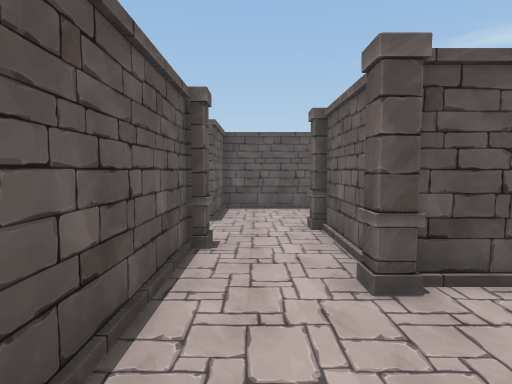
View 1 (above)

24 first-person views from a walk through a Unity game level. The camera is 1.5 m above the floor, tilts 4° down and sees 80° across. Doors are open. The floor is counted in squares, 1 m on a side. Each view is taken from the middle of a square. On the plan, view 1 faces up. The plan holds only what a view shows up to about 15 squares ahead; the rest is blank. The place goes on beyond the plan.

View 2
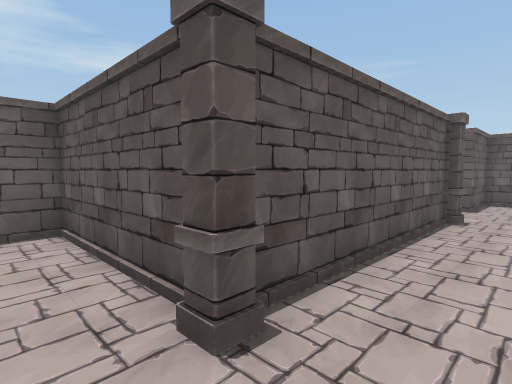

View 3
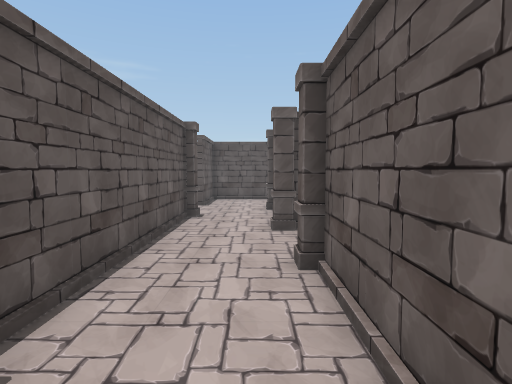

View 4
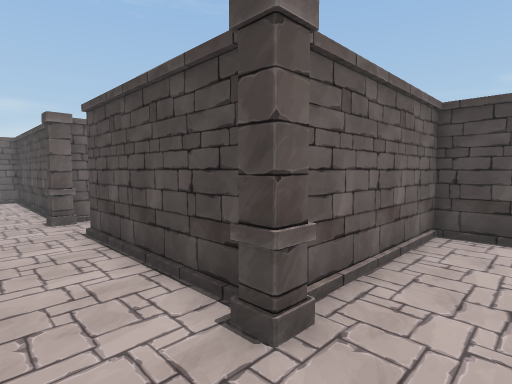

View 5
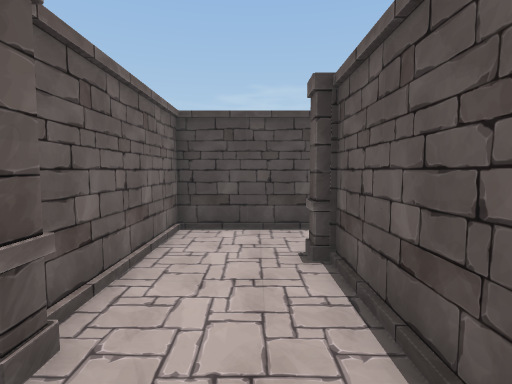

View 6
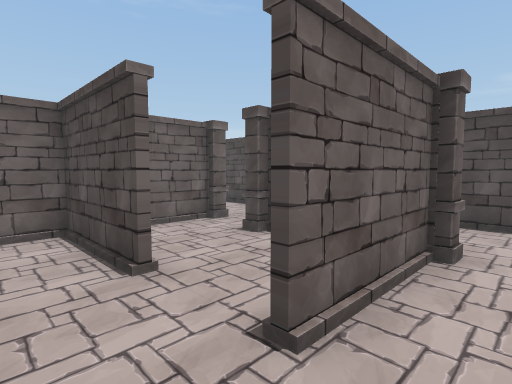

View 7
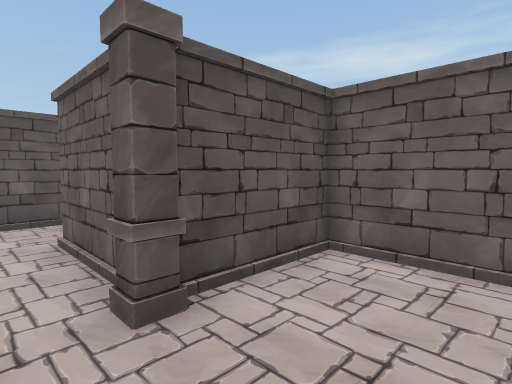

View 8
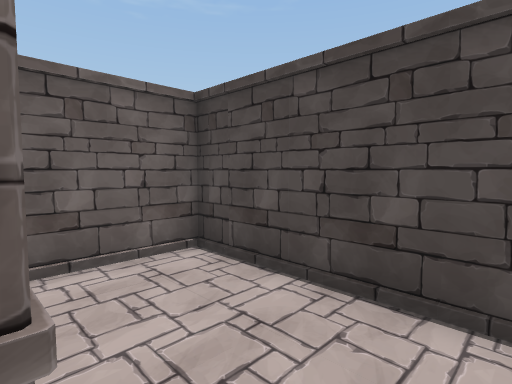

View 9
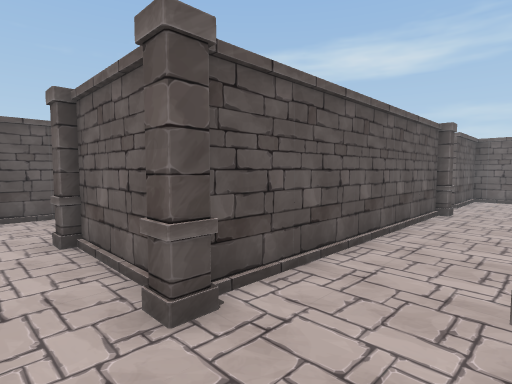

View 10
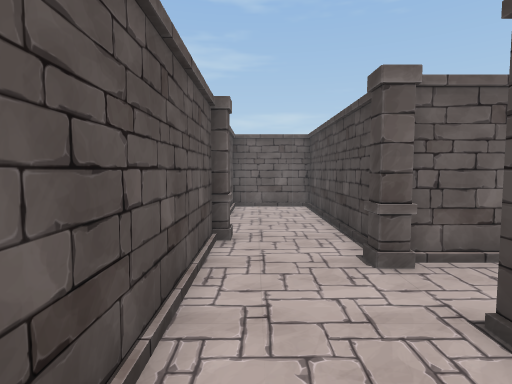

View 11
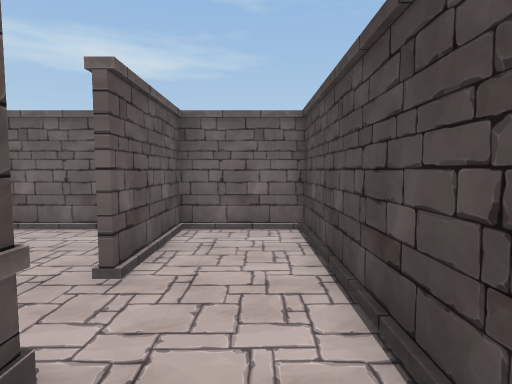

View 12
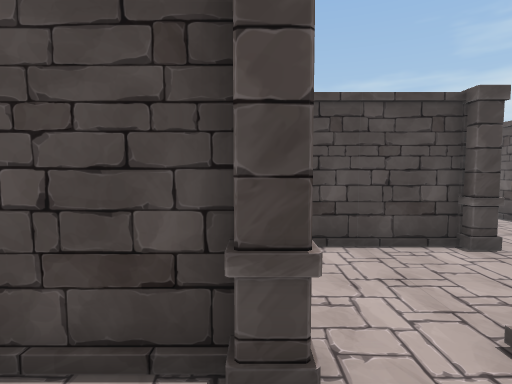

View 13
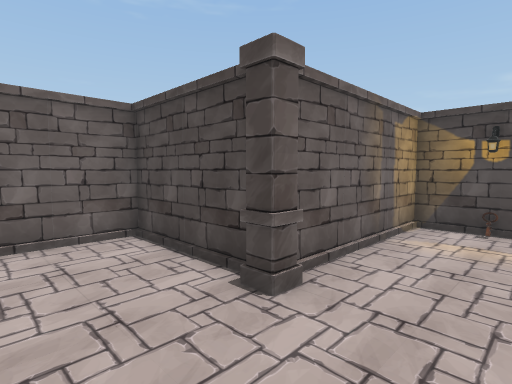

View 14
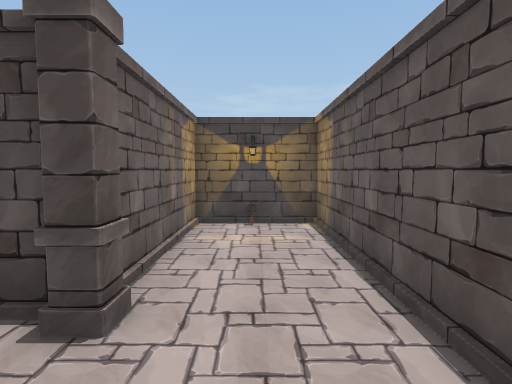

View 15
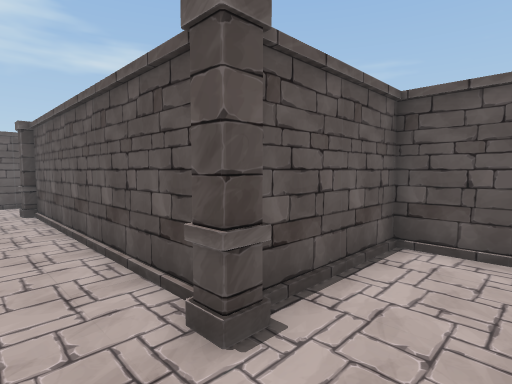

View 16
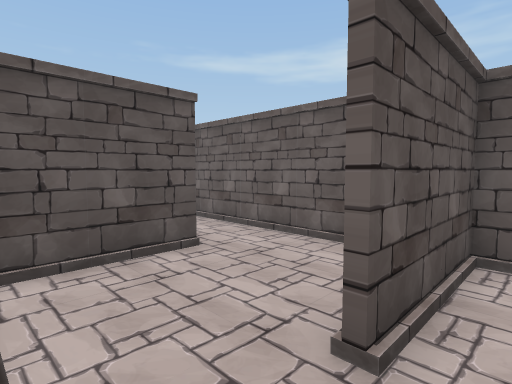

View 17
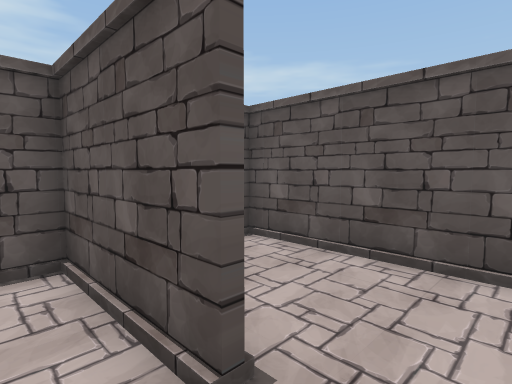

View 18
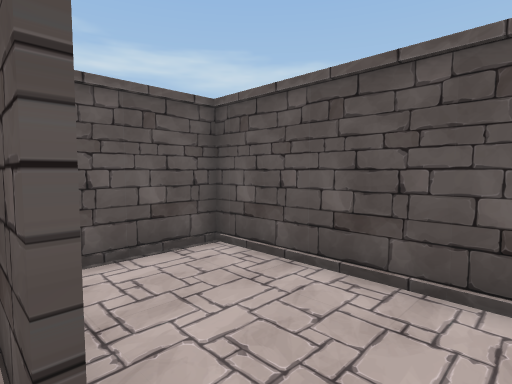

View 19
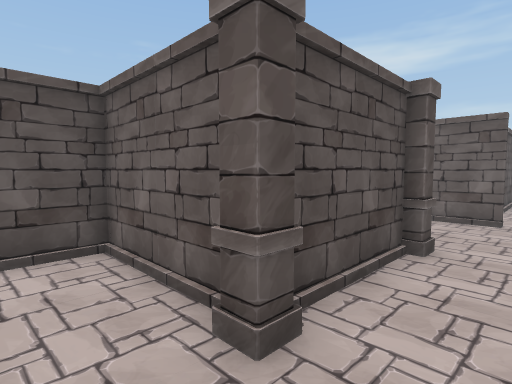

View 20
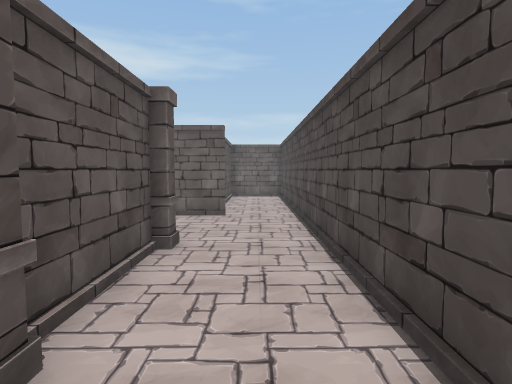

View 21
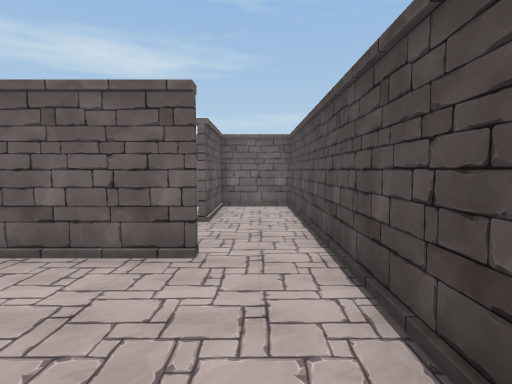

View 22
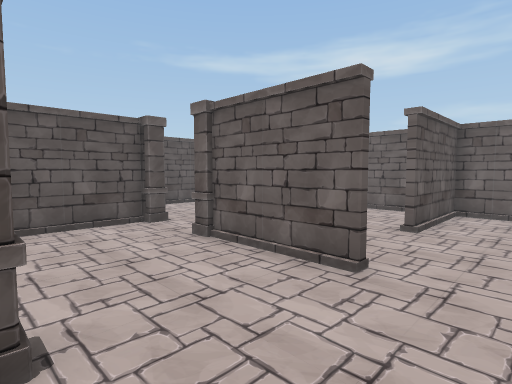

View 23
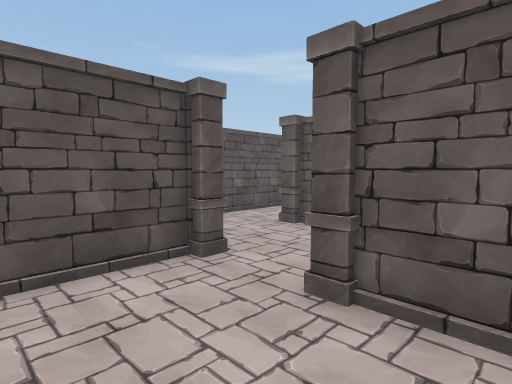

View 24
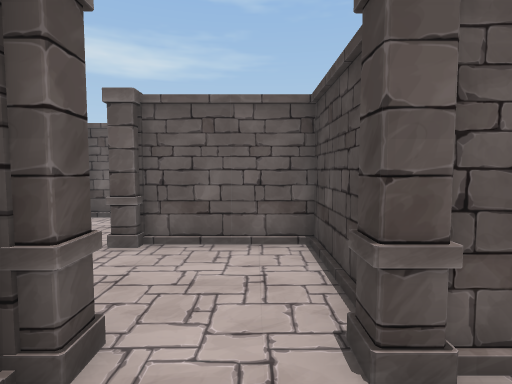

### Floor plan
Ten units are one square. View 1 is at (0, 0); x grows to the right and y downward. Boxes are objects, and circles mark ways between rooms. Rooms are numbered by the first view taken in them; rooms with no view inside come last. Other rooms are left out.
<svg viewBox="-70 -126 253 256">
<path fill="none" stroke="#000" d="M-19 22 -46 22M-19 49 20 49 20 -5M-13 -45 -13 16M-45 88 -45 49M-58 125 -9 125 -9 90 -41 90M-46 22 -65 22M104 -7 178 -7 178 -40 141 -40M100 25 100 -6M114 -40 24 -40M64 31 95 31M25 -7 79 -7M22 20 22 85M155 -82 117 -82 117 -44M57 85 57 36M178 -60 178 -75M25 88 55 88M168 -121 117 -121 117 -94M178 -75 178 -118M55 90 25 90M102 100 102 64M20 85 20 51 4 51M86 33 69 33M16 125 178 125 178 95 138 95"/>
<rect x="-15" y="15" width="10" height="10" fill="#bbb"><title>pillar</title></rect>
<rect x="15" y="-15" width="10" height="10" fill="#bbb"><title>pillar</title></rect>
<rect x="-55" y="85" width="10" height="10" fill="#bbb"><title>pillar</title></rect>
<rect x="15" y="-45" width="10" height="10" fill="#bbb"><title>pillar</title></rect>
<rect x="45" y="25" width="20" height="10" fill="#bbb"><title>pillar</title></rect>
<rect x="95" y="-15" width="10" height="10" fill="#bbb"><title>pillar</title></rect>
<rect x="115" y="-45" width="10" height="10" fill="#bbb"><title>pillar</title></rect>
<rect x="-5" y="75" width="10" height="20" fill="#bbb"><title>pillar</title></rect>
<rect x="15" y="85" width="10" height="10" fill="#bbb"><title>pillar</title></rect>
<rect x="55" y="85" width="10" height="10" fill="#bbb"><title>pillar</title></rect>
<rect x="95" y="55" width="10" height="10" fill="#bbb"><title>pillar</title></rect>
<circle cx="-40" cy="35" r="3" fill="#2a7"/>
<circle cx="20" cy="-30" r="3" fill="#2a7"/>
<circle cx="-25" cy="50" r="3" fill="#2a7"/>
<circle cx="165" cy="-80" r="3" fill="#2a7"/>
<text x="0" y="10">1</text>
<text x="-50" y="90">2</text>
<text x="90" y="-10">3</text>
<text x="150" y="-100">4</text>
<text x="70" y="90">5</text>
</svg>
Room 1 opens to room 2. Room 1 opens to room 3. Room 1 opens to room 5. Room 3 opens to room 4.

Where each view was taken, in squares from view 1:
view 1: 0 up, 0 right, facing up
view 2: 4 down, 1 right, facing up-left
view 3: 4 down, 1 right, facing up
view 4: 3 up, 0 right, facing down-right
view 5: 3 up, 0 right, facing down
view 6: 3 down, 6 left, facing down-right
view 7: 12 down, 6 left, facing up-right
view 8: 9 down, 6 left, facing down-right
view 9: 1 up, 0 right, facing up-right
view 10: 3 up, 5 right, facing right
view 11: 2 up, 10 right, facing right
view 12: 3 up, 10 right, facing down
view 13: 0 up, 3 right, facing down-right
view 14: 0 up, 4 right, facing down
view 15: 2 up, 14 right, facing up-left
view 16: 3 up, 12 right, facing up-right
view 17: 7 up, 17 right, facing up-left
view 18: 8 up, 17 right, facing up-left
view 19: 11 down, 0 right, facing up-right
view 20: 11 down, 0 right, facing right
view 21: 11 down, 5 right, facing right
view 22: 12 down, 6 right, facing up-right
view 23: 8 down, 7 right, facing up-right
view 24: 5 down, 8 right, facing right
